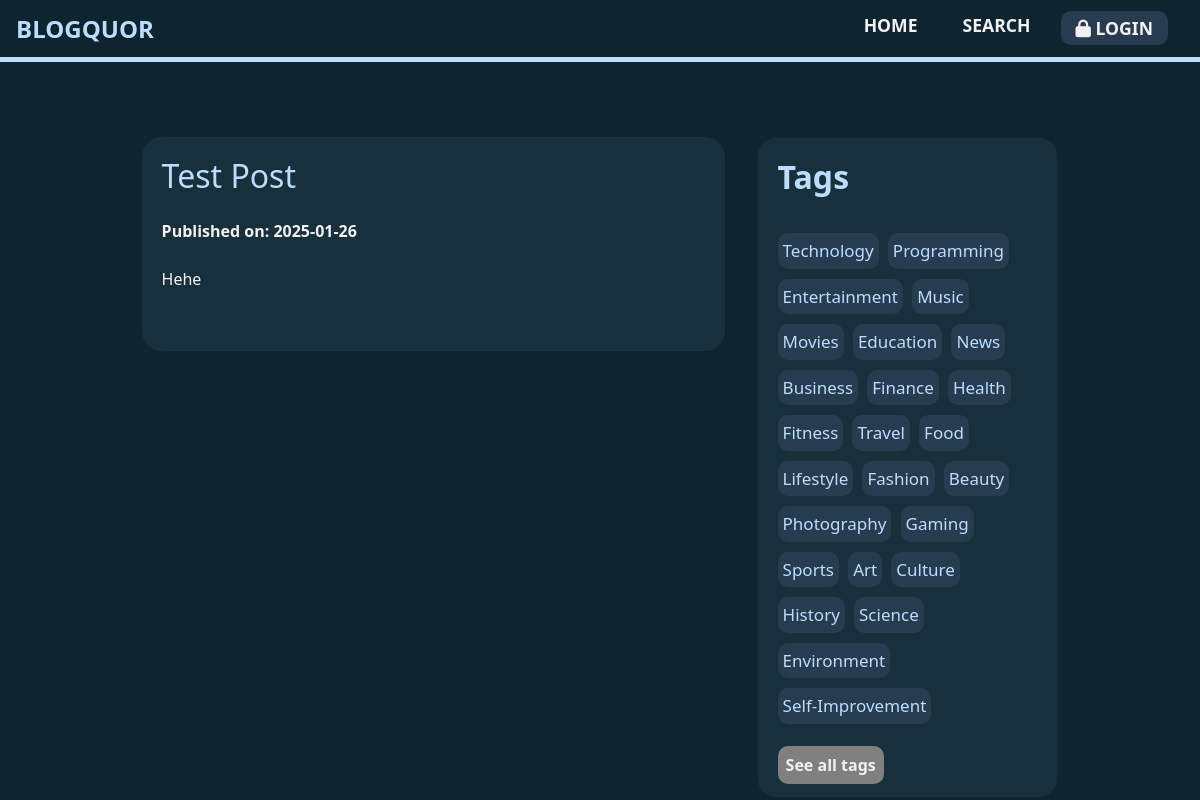
The page / on the database its author committed.
### tables this page shows
CREATE TABLE posts (
    id INTEGER PRIMARY KEY AUTOINCREMENT,
    title TEXT NOT NULL,
    content TEXT NOT NULL,
    author_id INTEGER NOT NULL,
    author_username TEXT NOT NULL,
    created_at TIMESTAMP DEFAULT CURRENT_TIMESTAMP,
    updated_at TIMESTAMP DEFAULT CURRENT_TIMESTAMP, post_description TEXT NOT NULL,
    FOREIGN KEY (author_id) REFERENCES users(id) ON DELETE CASCADE
    FOREIGN KEY (author_username) REFERENCES users(username)
);

CREATE TABLE tags (
    id INTEGER PRIMARY KEY AUTOINCREMENT,
    name TEXT UNIQUE NOT NULL
);

### app.py (the view)
@app.route("/", methods=["GET"])
def main():
    try:
        with sqlite3.connect("app.db") as con:
            con.row_factory = sqlite3.Row
            cursor = con.cursor()
            posts = cursor.execute("SELECT * FROM posts ORDER BY created_at DESC;").fetchall()
            tags = cursor.execute("SELECT * FROM tags LIMIT 25;").fetchall()
            return render_template("index.html", posts=posts, tags=tags)
    except sqlite3.Error as e:
        logging.error(f"sqlite3 Error: {e}")
        return render_template(
            "error.html", rtnvalue="Something went wrong on our side"
        )

### templates/index.html (shortened to what this page needs)
{% extends "layout.html" %}
{% block stylesheets %}
<link rel="stylesheet" href="/static/css/blogLayout.css">
{% endblock %}
{% block navbar %}
{% include "navbar.html" %}
{% endblock %}
{% block main %}
<div class="row">
  <div class="leftcolumn">
    {% for post in posts %}
    <div class="post">
      <a href="/{{ post['author_username'] }}/posts/{{ post['id'] }}" class="post-title-link">
        <h2>{{ post["title"] }}</h2>
      </a>
      <br>
      <br>
      <strong>Published on: {{ post["created_at"][:10] }}</strong>
      <br>
      <br>
      <p>{{ post["post_description"] }}</p>
      <br>
    </div>
    {% endfor %}
  </div>
  <div class="rightcolumn">
    <div class="card">
      <h2 class="card-title">Tags</h2>
      <br>
      {% for tag in tags %}
      <a class="tagLink" href="/search/Tag?idf={{ tag['name'] }}"><span class="tagforPost"> {{ tag['name'] }}</span></a>
      {% endfor %}
      <br>
      <br>
      <a href="/tags" class="seeMore">See all tags</a>
    </div>
  </div>
</div>
{% endblock %}

### static/css/style.css (style rules this page uses)
:root { --background-color: #0e252f; --box-background-color: #18303b; --text-withbg-color: #bdddff; --border-color: #405c63; --buttons-background-color: #283c50; --input-field-border-color: #2e4248; }
* { margin: 0; padding: 0; box-sizing: border-box; }
body { background-color: var(--background-color) !important; font-family: sans-serif; color: #f1f1f1 !important; margin-top: 0 !important; }
.tagLink { text-decoration: none; }
.tagforPost { display: inline-block; background-color: #283c50; color: #bdddff; padding: 5px; border-radius: 10px; margin: 5px 5px 5px 0px; font-size: 17px; transition: font-size 0.3s ease; }
.seeMore { color: #f1f1f1; text-decoration: none; background-color: gray; font-weight: bold; padding: 8px; border-radius: 10px; }

### static/css/blogLayout.css (style rules this page uses)
.row { margin-top: 50px; display: flex; justify-content: center; padding: 5px; }
.leftcolumn { float: left; width: 50%; }
.rightcolumn { float: left; width: 27.5%; padding-left: 20px; }
.card { position: sticky; }
.card, .post { background-color: var(--box-background-color); border-radius: 20px; padding: 20px; margin-top: 20px; color: #f1f1f1; overflow: hidden; display: block !important; }
.post-title-link { color: var(--text-withbg-color); text-decoration: none; padding-bottom: 5px; }
.post-title-link h2 { display: inline; }
.row:after { content: ""; display: table; clear: both; }
.card-title { color: var(--text-withbg-color); font-weight: bold; }

### rows shown on the page
posts: title "Test Post", created_at "2025-01-26", post_description "Hehe"
tags: name "Technology"
tags: name "Programming"
tags: name "Entertainment"
tags: name "Music"
tags: name "Movies"
tags: name "Education"
tags: name "News"
tags: name "Business"
tags: name "Finance"
tags: name "Health"
tags: name "Fitness"
tags: name "Travel"
tags: name "Food"
tags: name "Lifestyle"
tags: name "Fashion"
tags: name "Beauty"
tags: name "Photography"
tags: name "Gaming"
tags: name "Sports"
tags: name "Art"
tags: name "Culture"
tags: name "History"
tags: name "Science"
tags: name "Environment"
tags: name "Self-Improvement"
